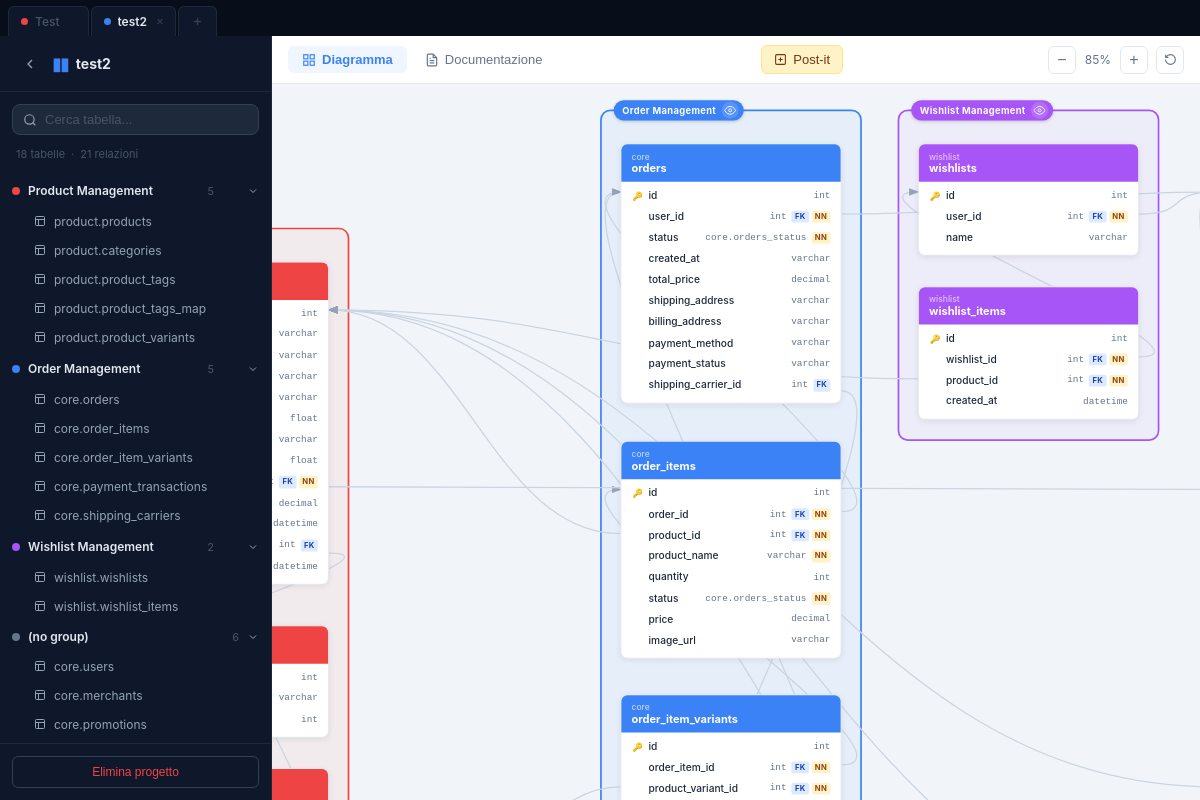
Before: /project/f3a27c31 with the older database file.
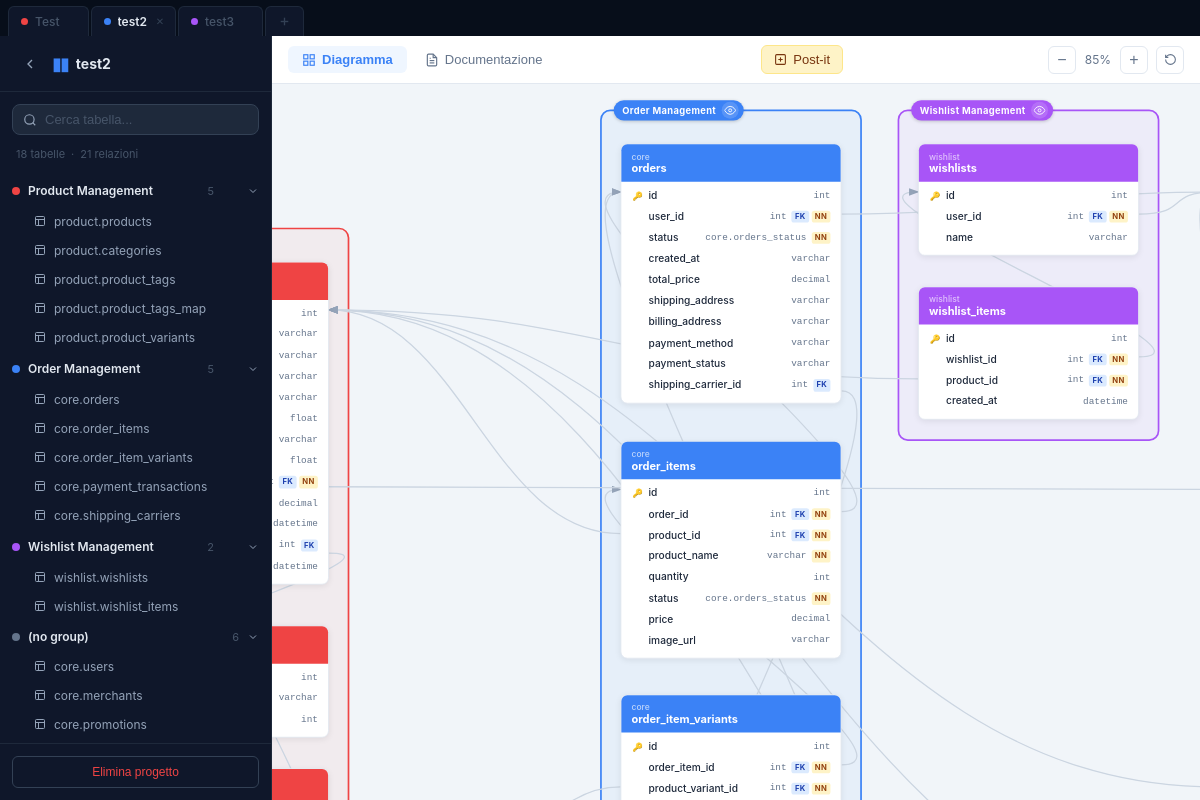
After: the same page with the newer database file.
### models.py (models this page shows)
class Project(Base):
    __tablename__ = "projects"
    id:              Mapped[str]            = mapped_column(String(16), primary_key=True)
    name:            Mapped[str]            = mapped_column(String(255), nullable=False)
    tables_data:     Mapped[str]            = mapped_column(Text, default="{}")
    groups_data:     Mapped[str]            = mapped_column(Text, default="{}")
    refs_data:       Mapped[str]            = mapped_column(Text, default="[]")
    ungrouped_data:  Mapped[str]            = mapped_column(Text, default="[]")
    saved_positions: Mapped[str]            = mapped_column(Text, default="{}")
    notes_data:      Mapped[str]            = mapped_column(Text, default="[]")   # post-it notes
    markdown_notes:  Mapped[Optional[str]]  = mapped_column(Text, default="")
    created_at:      Mapped[Optional[datetime]] = mapped_column(
        DateTime, server_default=func.now()
    )

### main.py (the view)
@app.get("/project/{pid}", response_class=HTMLResponse)
async def project_view(request: Request, pid: str, db: Session = Depends(get_db)):
    project      = _to_dict(_get_or_404(db, pid))
    all_projects = [_to_dict(p) for p in db.query(Project).order_by(Project.name).all()]
    return templates.TemplateResponse("project.html", {
        "request":      request,
        "project":      project,
        "project_json": json.dumps(project),
        "all_projects": all_projects,
    })

### templates/project.html (shortened to what the changed rows need)
<!DOCTYPE html>
<html lang="it">
<head>
  <link rel="stylesheet" href="/static/css/style.css" />
  <link rel="stylesheet" href="https://cdn.jsdelivr.net/npm/easymde/dist/easymde.min.css" />
</head>
<body class="project-page">
<div class="project-tabs" id="projectTabs">
  {% for p in all_projects %}
  <div class="project-tab{% if p.id == project.id %} active{% endif %}" data-id="{{ p.id }}" title="{{ p.name }}">
    <a href="/project/{{ p.id }}" class="tab-link">
      <span class="tab-dot" style="background:{{ ['#ef4444','#3b82f6','#a855f7','#22c55e','#f59e0b','#06b6d4','#f97316','#ec4899'][loop.index0 % 8] }}"></span>
      <span class="tab-name">{{ p.name }}</span>
    </a>
    <button class="tab-close"
            data-active="{{ 'true' if p.id == project.id else 'false' }}"
            title="Chiudi">&#10005;</button>
  </div>
  {% endfor %}
</div>
<div class="app-layout">
  <aside class="sidebar">
    <div class="sidebar-brand">
      <a href="/" class="back-btn" title="Tutti i progetti">
        <svg width="16" height="16" viewBox="0 0 24 24" fill="none" stroke="currentColor" stroke-width="2"><polyline points="15 18 9 12 15 6"/></svg>
      </a>
      <span class="brand-logo">&#9646;&#9646;</span>
      <span class="brand-name">{{ project.name }}</span>
    </div>
    <nav class="sidebar-nav" id="sidebarNav">
      {% set colors = ['#ef4444','#3b82f6','#a855f7','#22c55e','#f59e0b','#06b6d4','#f97316','#ec4899'] %}
      {% for group_name, table_names in project.groups.items() %}
      {% set ci = loop.index0 % 8 %}
      <div class="nav-group" data-group="{{ group_name }}">
        <div class="nav-group-header" onclick="toggleGroup(this)">
          <span class="nav-group-dot" style="background:{{ colors[ci] }}"></span>
          <span class="nav-group-name">{{ group_name }}</span>
          <span class="nav-group-count">{{ table_names | length }}</span>
          <svg class="nav-group-chevron" width="12" height="12" viewBox="0 0 24 24" fill="none" stroke="currentColor" stroke-width="2"><polyline points="6 9 12 15 18 9"/></svg>
        </div>
        <div class="nav-group-tables">
          {% for tname in table_names %}
          {% if tname in project.tables %}
          <div class="nav-table-item" onclick="focusTable('{{ tname }}', event)" data-table="{{ tname }}">
            <svg width="12" height="12" viewBox="0 0 24 24" fill="none" stroke="currentColor" stroke-width="2"><rect x="3" y="3" width="18" height="18" rx="2"/><line x1="3" y1="9" x2="21" y2="9"/><line x1="9" y1="21" x2="9" y2="9"/></svg>
            <span>{{ tname }}</span>
          </div>
          {% endif %}
          {% endfor %}
        </div>
      </div>
      {% endfor %}
      {% if project.ungrouped %}
      <div class="nav-group" data-group="__ungrouped__">
        <div class="nav-group-tables">
          {% for tname in project.ungrouped %}
          {% if tname in project.tables %}
          <div class="nav-table-item" onclick="focusTable('{{ tname }}', event)" data-table="{{ tname }}">
            <svg width="12" height="12" viewBox="0 0 24 24" fill="none" stroke="currentColor" stroke-width="2"><rect x="3" y="3" width="18" height="18" rx="2"/><line x1="3" y1="9" x2="21" y2="9"/><line x1="9" y1="21" x2="9" y2="9"/></svg>
            <span>{{ tname }}</span>
          </div>
          {% endif %}
          {% endfor %}
        </div>
      </div>
      {% endif %}
    </nav>
  </aside>
        {% set colors = ['#ef4444','#3b82f6','#a855f7','#22c55e','#f59e0b','#06b6d4','#f97316','#ec4899'] %}
</div>
</body>
</html>

Changed rows visible on the page:
added Project: name "test3"
